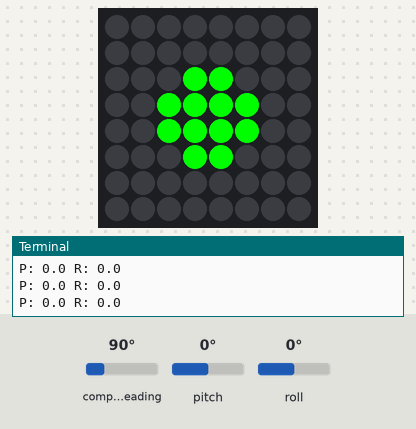
Recording of a program running on a simulated Raspberry Pi (BCM pin numbers) with a Sense HAT. Shown: the Sense HAT's 8×8 RGB LED matrix, the last lines printed to the terminal. The inputs (shaded band) are chosen by the test bench; at power-on: pitch 0°, compass heading 90°, roll 0°. The Sense HAT reports a negative pitch or roll as 360° plus the angle.

Above: at 1.2 s.
1.3 s: pitch set to -86°
At 2.0 s:
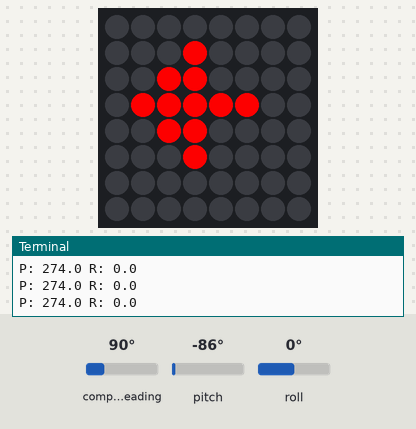
2.8 s: pitch set to 45°
At 3.2 s:
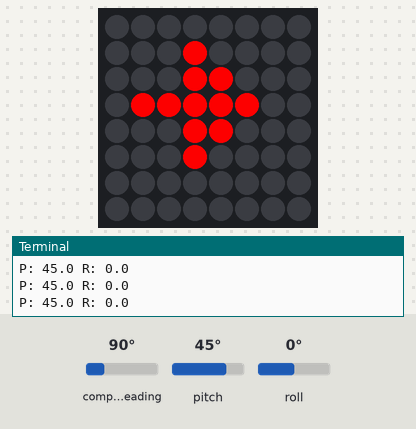
Timing chart, 0 to 5.8 s (numbered marks = the images above; inputs shaded):
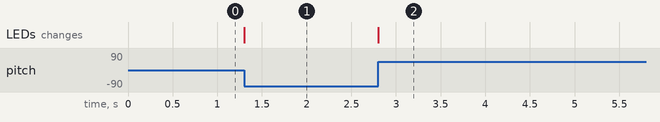

The program:

Gyro.py
```python
"""
Steffen Østerby
Opg gyroskop
Opgave 2 - Du skal lave den grundlæggende del af styringen af en drone. I denne opgave skal du emulere, at dronen holder sig lige i luften.
Det betyder, at den hele tiden skal kompensere modsat. Du kan i første omgang
   - Lav en aflæsning af gyroskop
   - Lav en angivelse af kompenserende retning på displayet vha. en pil
"""
import time
from sense_hat import SenseHat
sense = SenseHat()

s = (0, 0, 0)       # Sort - defination sortfarve i displayet
h = (255, 0, 0)     # Rød - LED'erne lyser Rød
g = (0, 255, 0)     # Grøn


l_arrow = [
    s, s, s, s, s, s, s, s,
    s, s, s, h, s, s, s, s,
    s, s, h, h, s, s, s, s,
    s, h, h, h, h, h, s, s,
    s, s, h, h, s, s, s, s,
    s, s, s, h, s, s, s, s,
    s, s, s, s, s, s, s, s,
    s, s, s, s, s, s, s, s,
]

r_arrow = [
    s, s, s, s, s, s, s, s,
    s, s, s, h, s, s, s, s,
    s, s, s, h, h, s, s, s,
    s, h, h, h, h, h, s, s,
    s, s, s, h, h, s, s, s,
    s, s, s, h, s, s, s, s,
    s, s, s, s, s, s, s, s,
    s, s, s, s, s, s, s, s,
]

u_arrow = [
    s, s, s, s, s, s, s, s,
    s, s, s, h, s, s, s, s,
    s, s, h, h, h, s, s, s,
    s, h, h, h, h, h, s, s,
    s, s, s, h, s, s, s, s,
    s, s, s, h, s, s, s, s,
    s, s, s, s, s, s, s, s,
    s, s, s, s, s, s, s, s,
]

d_arrow = [
    s, s, s, s, s, s, s, s,
    s, s, s, h, s, s, s, s,
    s, s, s, h, s, s, s, s,
    s, h, h, h, h, h, s, s,
    s, s, h, h, h, s, s, s,
    s, s, s, h, s, s, s, s,
    s, s, s, s, s, s, s, s,
    s, s, s, s, s, s, s, s,
]

ok = [
    s, s, s, s, s, s, s, s,
    s, s, s, s, s, s, s, s,
    s, s, s, g, g, s, s, s,
    s, s, g, g, g, g, s, s,
    s, s, g, g, g, g, s, s,
    s, s, s, g, g, s, s, s,
    s, s, s, s, s, s, s, s,
    s, s, s, s, s, s, s, s,

]


while True:
    o = sense.get_orientation_degrees()#jeg vælger at at hente data fra orientation sensore og får dataen grader 0-360
    pitch = o["pitch"] #gemmer dataen i min variabe
    roll = o["roll"]   #samme


    pitch =round(pitch, 0)# af runder op til hele tal
    roll=round(roll, 0)#
    print("P: " + str(pitch), "R: " + str(roll))# printer værdien i variablerne i Shell

    if pitch >= 5 and pitch <=180:#hvis pitch er mellem 5 og 180 grader skal PI'en rettes op mod hjøre
        sense.set_pixels(r_arrow)
    elif pitch >= 181 and pitch <=355:# hvis pitch er mellem 181 og 355 grader skal PI'en rettes op mod venstre
        sense.set_pixels(l_arrow)
    elif roll >= 181 and roll <=355:#hvis roll er mellem 181 og 355 grader skal PI'en løfte bunden op
        sense.set_pixels(d_arrow)
    elif roll >= 5 and roll <=180:#hvis roll er mellem 5 og 180 grader skal PI'en løfte toppen op
        sense.set_pixels(u_arrow)
    else:
        sense.set_pixels (ok)#er lige i luften svinger den melle 5 og -5 grader der den på nulpunktet.


    #time.sleep (2)
```

Measured:
- after the input at 1.3 s, the LEDs: change at once (image 1)
- after the input at 2.8 s, the LEDs: change at once (image 2)
